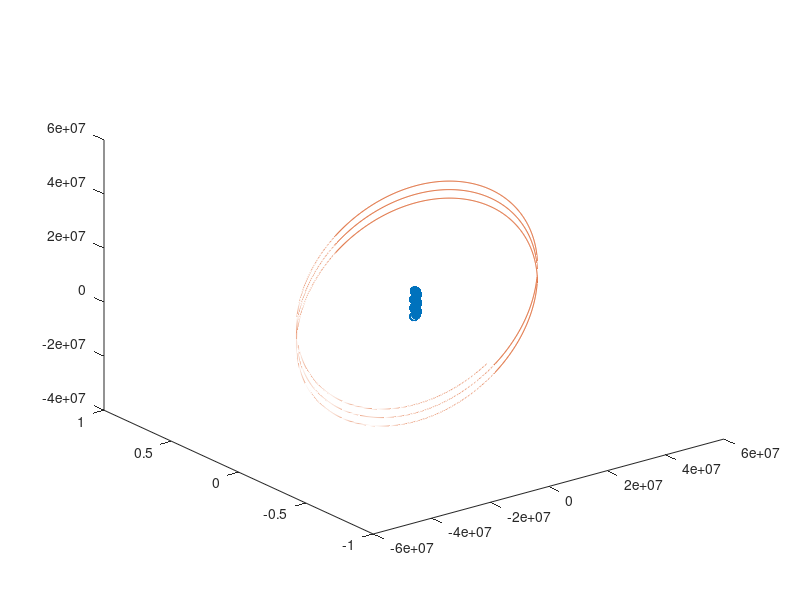

The MATLAB source for this figure:
clf
G = 6.67408E-11; %%  m3 kg-1 s-2
m=[5.9736E+24, 7.349E+22];
%
% cada m�vil en una columna
%
% r0=[[0;0;0],[6378000.0+108000.0;0;0]];
r0=[[0;0;0],[ 4.224400625146314e+07;0;0]] %[3.832557907001450e+08;0;0]];
v0=[[0;0;0],[0;0;3.072070826337914e+03]] %[0;1.019927755507821e+03;0],[]];
deltaT=1*60;  %% cada minuto
%Nk=1+2*60*60/deltaT; 
Nf = 28*24*60*60/deltaT; % un ciclo de la luna
Nk=4000
pos=zeros(Nk+1,6);
pos(1,:)=[r0(:,1)',r0(:,2)'];
%
%  para crear el espacio para el vector unitario en la direcci�n de la
%  fuerza, la fuerza y la aceleraci�n (vectoriales)
%
u = r0;
F = r0;
a = r0;
dr= r0;
%
% Variables para iterar
%
r = r0;
v = v0;
for t=1:Nk,
  %
  % vector de diferencias de posiciones entre el m�vil 1 al m�vil 2
  %
  dr = r(:,2) - r(:,1);
  %
  % distancia al cuadrado
  %
  dr2 = dr' * dr;
  %
  % Vector unitario de m�vil 1 al m�vil 2
  %
  u = dr / sqrt(dr2);
  %
  % Fuerza de gravedad
  %
  F = (G * m(1)*m(2)/dr2) * u;
  %
  % Aceleraci�n de cada m�vil
  %
  a = [F / m(1), - F / m(2)]; 
  %
  % Velocidad
  %
  v = v + a * deltaT;
  %
  % Posici�n
  %
  r = r + v * deltaT;
  %
  % Guardo la posici�n
  %
  pos(t+1,:) = [r(:,1)',r(:,2)'];
  %
  %
  %
  %S = sprintf('pos: %12.2f,%12.2f  vel: %12.2f,%12.2f Fza: %12.2f,%12.2f Acel: %12.2f,%12.2f', ...
  %            r(1,2),r(2,2),v(1,2),v(2,2),-F(1,1),-F(2,1),a(1,2),a(2,2));
  %disp(S);
                
end

plot3(pos(:,1),pos(:,2),pos(:,3),'o',pos(:,4),pos(:,5),pos(:,6)'.')